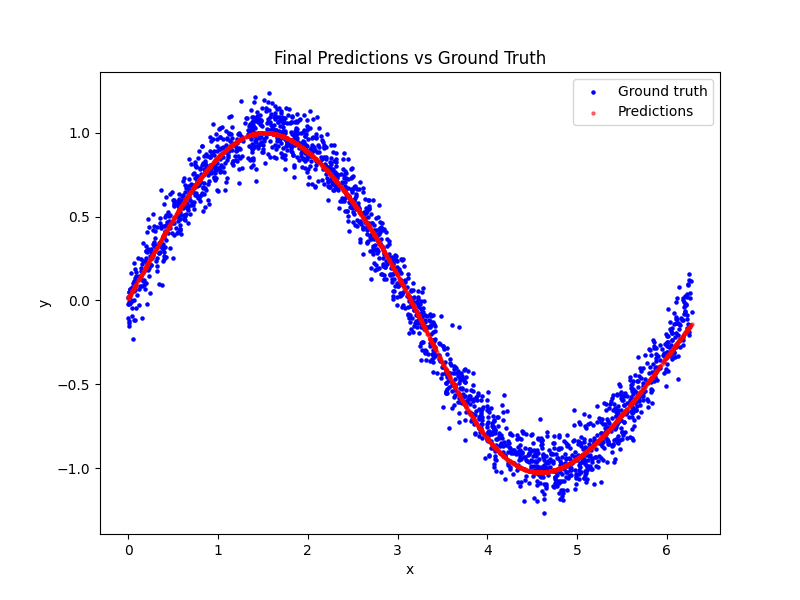

Write Python code to recreate this figure.
# This code implements a simple multi-layered perceptron (MLP) from scratch using NumPy.

import matplotlib.pyplot as plt
import numpy as np
from data import generate_data

np.random.seed(123)  # For reproducibility

data = generate_data()  # shape: (num_samples, 2)

EPOCHS = 100
BATCH_SIZE = 8
LEARNING_RATE = 0.01

TRAIN_SPLIT = 0.8

# Shuffle and split the data into training and testing sets
np.random.shuffle(data)
split_idx = int(TRAIN_SPLIT * data.shape[0])
train_data = data[:split_idx]
test_data = data[split_idx:]

HIDDEN_UNITS = 10

# Initialize weights and biases in the range [-1, 1]
W1 = np.random.uniform(-1, 1, size=(1, HIDDEN_UNITS))
b1 = np.random.uniform(-1, 1, size=(HIDDEN_UNITS,))
W2 = np.random.uniform(-1, 1, size=(HIDDEN_UNITS, 1))
b2 = np.random.uniform(-1, 1, size=(1,))


def forward_pass(x: np.ndarray) -> np.ndarray:
    """Perform a forward pass through the network."""

    z = np.dot(x, W1) + b1
    h = np.tanh(z)
    y_hat = np.dot(h, W2) + b2

    return y_hat


def backpropagation(
    x: np.ndarray, y: np.ndarray
) -> tuple[np.ndarray, np.ndarray, np.ndarray, np.ndarray]:
    """Compute gradients for weights and biases using backpropagation."""

    z = np.dot(x, W1) + b1
    h = np.tanh(z)
    y_hat = np.dot(h, W2) + b2

    error = y_hat - y
    grad_y_hat = error / x.shape[0]

    grad_W2 = np.dot(h.T, grad_y_hat)
    grad_b2 = np.sum(grad_y_hat, axis=0)

    grad_h = np.dot(grad_y_hat, W2.T)
    grad_z = grad_h * (1 - h**2)

    grad_W1 = np.dot(x.T, grad_z)
    grad_b1 = np.sum(grad_z, axis=0)

    return grad_W1, grad_b1, grad_W2, grad_b2


# Train the model
for epoch in range(EPOCHS):

    np.random.shuffle(train_data)
    num_samples = train_data.shape[0]

    for i in range(0, num_samples, BATCH_SIZE):
        batch = train_data[i : i + BATCH_SIZE]

        # shape: (batch_size, 1)
        x = batch[:, :1]
        y = batch[:, 1:]

        grad_W1, grad_b1, grad_W2, grad_b2 = backpropagation(x, y)

        # Update weights and biases using gradients
        W1 -= LEARNING_RATE * grad_W1
        b1 -= LEARNING_RATE * grad_b1
        W2 -= LEARNING_RATE * grad_W2
        b2 -= LEARNING_RATE * grad_b2

    loss = 0
    for i in range(0, test_data.shape[0], BATCH_SIZE):
        batch = test_data[i : i + BATCH_SIZE]

        # shape: (batch_size, 1)
        x = batch[:, :1]
        y = batch[:, 1:]

        y_hat = forward_pass(x)

        loss += np.sum((y_hat - y) ** 2)

    loss /= test_data.shape[0]

    print(f"Epoch {epoch + 1}/{EPOCHS}, Loss: {loss:.4f}")

# Final evaluation on the test set
x_test = test_data[:, :1]
y_test = test_data[:, 1:]
y_pred = forward_pass(x_test)
y_true = np.sin(x_test)

loss = np.mean((y_pred - y_test) ** 2)
print(f"Final Loss: {loss:.4f}")

# Plot results
plt.figure(figsize=(8, 6))
plt.scatter(x_test, y_test, label="Ground truth", color="blue", s=5)
plt.scatter(x_test, y_pred, label="Predictions", color="red", s=5, alpha=0.5)

plt.xlabel("x")
plt.ylabel("y")
plt.title("Final Predictions vs Ground Truth")
plt.legend()
plt.show()
